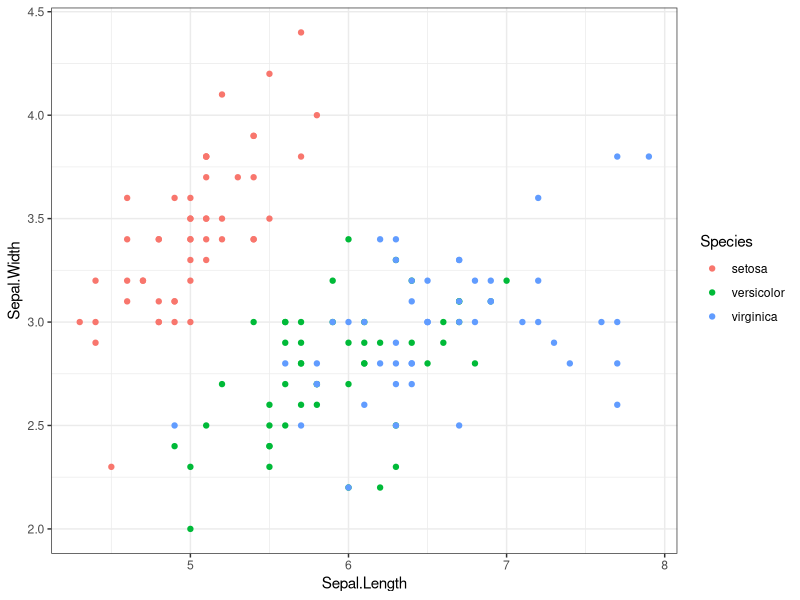

Source code (R):
## ---- chunk 1
fp <- knitr::fig_path()
fp <- dirname(fp)
fp <- paste0("images/", fp, "/")
print(paste0("figpath is ", fp))
knitr::opts_chunk$set(fig.path = fp)
## ---- chunk 2
library(here)
library(ggplot2)
library(magrittr)
## ---- chunk 3
iris %>%
  ggplot(aes(Sepal.Length, Sepal.Width, color = Species)) +
  geom_point() +
  theme_bw()
